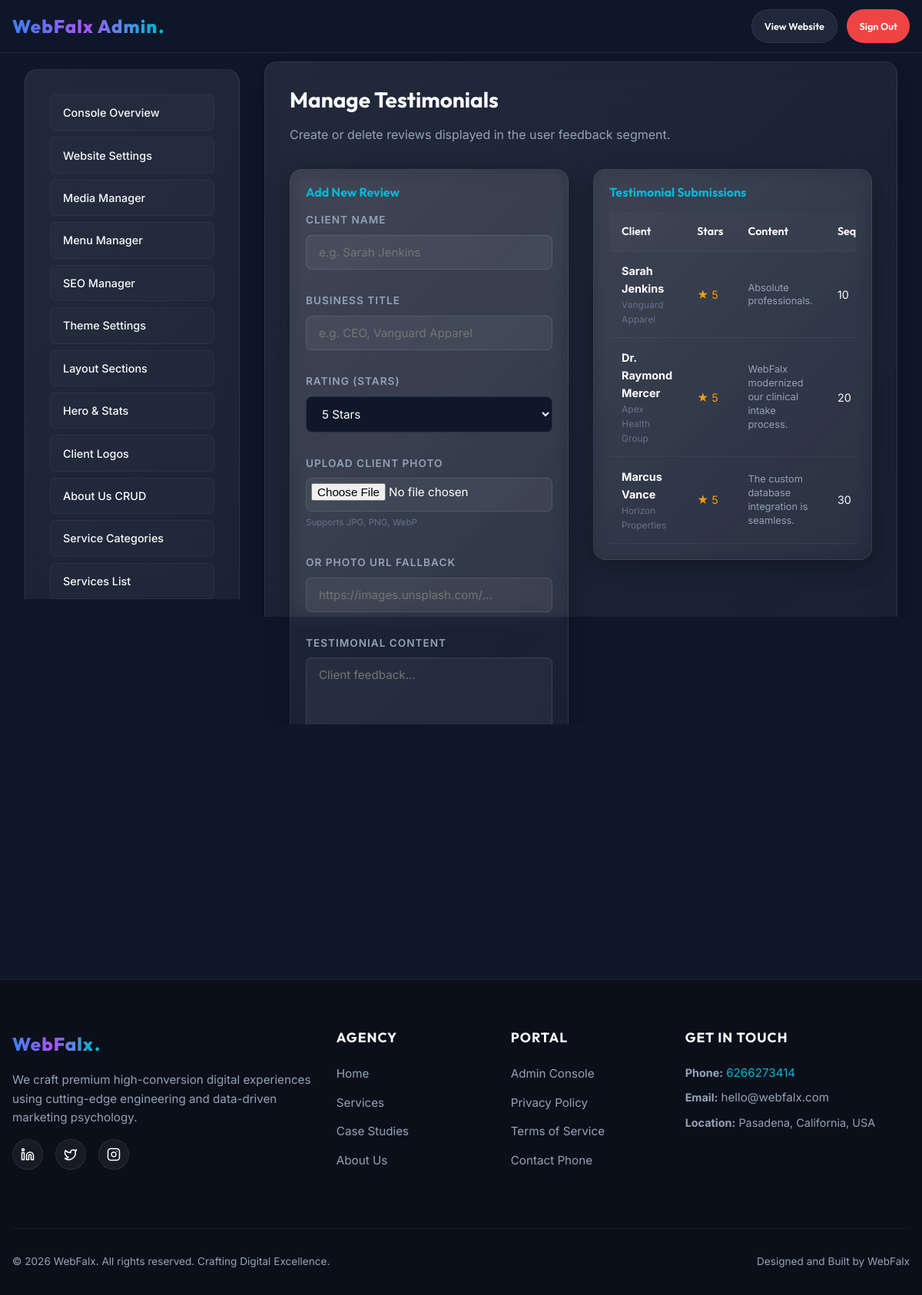
The app's page /admin/manage-testimonials.php (signed in) with its own data.
### tables this page shows
CREATE TABLE `testimonials` (
    `id` INT AUTO_INCREMENT PRIMARY KEY,
    `service_id` INT DEFAULT NULL,
    `project_id` INT DEFAULT NULL,
    `client_name` VARCHAR(100) NOT NULL,
    `client_business` VARCHAR(100) NOT NULL,
    `client_image_url` VARCHAR(255) NOT NULL,
    `rating` INT NOT NULL DEFAULT 5,
    `review` TEXT NOT NULL,
    `is_active` TINYINT(1) NOT NULL DEFAULT 1,
    `display_order` INT NOT NULL DEFAULT 0,
    FOREIGN KEY (`service_id`) REFERENCES `services` (`id`) ON DELETE SET NULL,
    FOREIGN KEY (`project_id`) REFERENCES `portfolio_projects` (`id`) ON DELETE SET NULL
);

CREATE TABLE `site_settings` (
    `id` INT AUTO_INCREMENT PRIMARY KEY,
    `setting_key` VARCHAR(50) NOT NULL UNIQUE,
    `setting_value` TEXT DEFAULT NULL,
    `setting_group` VARCHAR(50) NOT NULL DEFAULT 'general',
    `description` VARCHAR(255) DEFAULT NULL,
    `updated_at` TIMESTAMP DEFAULT CURRENT_TIMESTAMP ON UPDATE CURRENT_TIMESTAMP
);

### includes/functions.php (called while the page is built, shortened)
<?php
require_once __DIR__ . '/config.php';
function esc(?string $html): string {
    return htmlspecialchars($html ?? '', ENT_QUOTES | ENT_SUBSTITUTE, 'UTF-8');
}
function esc_attr(?string $attr): string {
    return htmlspecialchars($attr ?? '', ENT_QUOTES, 'UTF-8');
}
function get_setting(string $key, string $default = ''): string {
    global $db;
    try {
        $stmt = $db->prepare("SELECT setting_value FROM site_settings WHERE setting_key = :key LIMIT 1");
        $stmt->execute(['key' => $key]);
        $row = $stmt->fetch();
        return $row ? $row['setting_value'] : $default;
    } catch (PDOException $e) {
        error_log("Failed to fetch setting '$key': " . $e->getMessage());
        return $default;
    }
}

### admin/manage-testimonials.php (the view, shortened to what this page needs)
<?php
require_once __DIR__ . '/admin_header.php';
$testimonials = [];
if ($db !== null) {
    try {
        $stmt = $db->query("SELECT * FROM testimonials ORDER BY display_order ASC");
        $testimonials = $stmt->fetchAll();
    } catch (PDOException $e) {
        error_log("Failed to fetch testimonials: " . $e->getMessage());
    }
}
?>
<h3 style="margin-bottom: var(--spacing-sm);">Manage Testimonials</h3>
<p style="margin-bottom: var(--spacing-md); color: var(--color-text-secondary-dark);">Create or delete reviews displayed in the user feedback segment.</p>
<div class="grid grid-2" style="gap: var(--spacing-md); align-items: start; grid-template-columns: 1fr 1.5fr;">
    <div class="glass-card" style="padding: 1.25rem;">
        <h4 style="margin-bottom: 1rem; color: var(--color-accent);">Add New Review</h4>
        <form action="" method="POST" enctype="multipart/form-data" style="display: flex; flex-direction: column; gap: 10px;">
            <div class="form-group">
                <label for="client_name">Client Name</label>
                <input type="text" name="client_name" id="client_name" class="form-control" required placeholder="e.g. Sarah Jenkins">
            </div>
            <div class="form-group">
                <label for="client_business">Business Title</label>
                <input type="text" name="client_business" id="client_business" class="form-control" required placeholder="e.g. CEO, Vanguard Apparel">
            </div>
            <div class="form-group">
                <label for="rating">Rating (Stars)</label>
                <select name="rating" id="rating" class="form-control" style="background: var(--color-bg-dark);">
                    <option value="5">5 Stars</option>
                </select>
            </div>
            <div class="form-group">
                <label for="photo_file">Upload Client Photo</label>
                <input type="file" name="photo_file" id="photo_file" class="form-control" style="padding: 6px;">
                <small style="color: var(--color-text-muted-dark); font-size: 0.72rem;">Supports JPG, PNG, WebP</small>
            </div>
            <div class="form-group">
                <label for="client_image_url">Or Photo URL Fallback</label>
                <input type="text" name="client_image_url" id="client_image_url" class="form-control" placeholder="https://images.unsplash.com/...">
            </div>
            <div class="form-group">
                <label for="review">Testimonial Content</label>
                <textarea name="review" id="review" rows="4" class="form-control" required placeholder="Client feedback..."></textarea>
            </div>
            <div class="form-group">
                <label for="display_order">Display Order</label>
                <input type="number" name="display_order" id="display_order" class="form-control" value="10" required>
            </div>
            <button type="submit" class="btn btn-primary" style="margin-top: 10px;">Save Review</button>
        </form>
    </div>
    <div class="glass-card" style="padding: 1.25rem;">
        <h4 style="margin-bottom: 1rem; color: var(--color-accent);">Testimonial Submissions</h4>
        <div class="table-responsive" style="margin-top: 0;">
            <table class="admin-table">
                <thead>
                    <tr>
                        <th>Client</th>
                        <th>Stars</th>
                        <th>Content</th>
                        <th style="width: 60px;">Sequence</th>
                    </tr>
                </thead>
                <tbody>
                    <?php if (empty($testimonials)): ?>
                        <tr>
                            <td colspan="5" style="text-align: center; color: var(--color-text-muted-dark);">No client testimonials added yet.</td>
                        </tr>
                    <?php else: ?>
                        <?php foreach ($testimonials as $t): ?>
                            <tr>
                                <td>
                                    <strong style="color: #ffffff;"><?php echo esc($t['client_name']); ?></strong>
                                    <div style="font-size: 0.75rem; color: var(--color-text-muted-dark);"><?php echo esc($t['client_business']); ?></div>
                                </td>
                                <td><span style="color: var(--color-warning);">&#9733; <?php echo esc($t['rating']); ?></span></td>
                                <td style="font-size: 0.8rem; line-height: 1.4; color: var(--color-text-secondary-dark);">
                                    <?php echo esc(substr($t['review'], 0, 75)) . (strlen($t['review']) > 75 ? '...' : ''); ?>
                                </td>
                                <td><?php echo esc($t['display_order']); ?></td>
                            </tr>
                        <?php endforeach; ?>
                    <?php endif; ?>
                </tbody>
            </table>
        </div>
    </div>
</div>
<?php require_once __DIR__ . '/admin_footer.php'; ?>

### includes/footer.php (shortened to what this page needs)
<?php
require_once __DIR__ . '/functions.php';
?>
    <footer class="main-footer">
        <div class="container">
            <div class="footer-grid">
                <div class="footer-brand">
                    <a href="<?php echo BASE_URL; ?>" class="logo-link" style="margin-bottom: var(--spacing-sm);">
                        <span class="gradient-text"><?php echo esc(APP_NAME); ?></span>
                        <span class="logo-dot">.</span>
                    </a>
                    <p>We craft premium high-conversion digital experiences using cutting-edge engineering and data-driven marketing psychology.</p>
                    <div class="footer-socials">
                        <a href="<?php echo esc_attr(get_setting('social_linkedin', '#')); ?>" target="_blank" rel="noopener" class="social-icon-btn" aria-label="LinkedIn">
                        </a>
                        <a href="<?php echo esc_attr(get_setting('social_twitter', '#')); ?>" target="_blank" rel="noopener" class="social-icon-btn" aria-label="Twitter">
                            <svg width="18" height="18" viewBox="0 0 24 24" fill="none" stroke="#ffffff" stroke-width="2" stroke-linecap="round" stroke-linejoin="round"><path d="M22 4s-.7 2.1-2 3.4c1.6 10-9.4 17.3-18 11.6 2.2.1 4.4-.6 6-2C3 15.5.5 9.6 3 5c2.2 2.6 5.6 4.1 9 4-.9-4.2 4-6.6 7-3.8 1.1 0 3-1.2 3-1.2z"></path></svg>
                        </a>
                        <a href="<?php echo esc_attr(get_setting('social_instagram', '#')); ?>" target="_blank" rel="noopener" class="social-icon-btn" aria-label="Instagram">
                        </a>
                    </div>
                </div>
                <div class="footer-links">
                    <h4>Agency</h4>
                    <ul>
                        <li><a href="<?php echo BASE_URL; ?>">Home</a></li>
                        <li><a href="<?php echo BASE_URL; ?>#services">Services</a></li>
                        <li><a href="<?php echo BASE_URL; ?>#work">Case Studies</a></li>
                        <li><a href="<?php echo BASE_URL; ?>#about">About Us</a></li>
                    </ul>
                </div>
                <div class="footer-links">
                    <h4>Portal</h4>
                    <ul>
                        <li><a href="<?php echo BASE_URL; ?>admin/dashboard.php">Admin Console</a></li>
                        <li><a href="<?php echo BASE_URL; ?>#privacy">Privacy Policy</a></li>
                        <li><a href="<?php echo BASE_URL; ?>#terms">Terms of Service</a></li>
                        <li><a href="tel:<?php echo esc_attr(APP_PHONE); ?>">Contact Phone</a></li>
                    </ul>
                </div>
                <div class="footer-links">
                    <h4>Get In Touch</h4>
                    <p style="font-size: 0.9rem; margin-bottom: 0.5rem; color: var(--color-text-secondary-dark);">
                        <strong>Phone:</strong> <a href="tel:<?php echo esc_attr(APP_PHONE); ?>" style="color: var(--color-accent);"><?php echo esc(APP_PHONE); ?></a>
                    </p>
                    <p style="font-size: 0.9rem; margin-bottom: 0.5rem; color: var(--color-text-secondary-dark);">
                        <strong>Email:</strong> <a href="mailto:<?php echo esc_attr(get_setting('contact_email', 'hello@webfalx.com')); ?>"><?php echo esc(get_setting('contact_email', 'hello@webfalx.com')); ?></a>
                    </p>
                    <p style="font-size: 0.9rem; color: var(--color-text-secondary-dark);">
                        <strong>Location:</strong> <?php echo esc(get_setting('contact_address', 'California, USA')); ?>
                    </p>
                </div>
            </div>
            <div class="footer-bottom">
                <p>&copy; <?php echo date('Y'); ?> <?php echo esc(APP_NAME); ?>. All rights reserved. Crafting Digital Excellence.</p>
                <p>Designed and Built by <?php echo esc(APP_NAME); ?></p>
            </div>
        </div>
    </footer>
</body>
</html>

### assets/css/style.css (style rules this page uses)
*, *::before, *::after { box-sizing: border-box; margin: 0; padding: 0; }
html { scroll-behavior: smooth; font-size: 16px; height: 100%; overflow-x: hidden; }
body { font-family: var(--font-body); background-color: var(--color-bg-dark); color: var(--color-text-primary-dark); line-height: 1.6; overflow-x: hidden; -webkit-font-smoothing: antialiased; min-height: 100%; position: relative; }
h1, h2, h3, h4, h5, h6 { font-family: var(--font-heading); font-weight: 700; line-height: 1.2; color: var(--color-text-primary-dark); }
h3 { font-size: 1.75rem; }
p { color: var(--color-text-secondary-dark); }
a { color: inherit; text-decoration: none; transition: color var(--transition-fast); }
.gradient-text { background: var(--gradient-text); -webkit-background-clip: text; -webkit-text-fill-color: transparent; display: inline-block; }
.container { width: 100%; max-width: 1200px; margin: 0 auto; padding: 0 var(--spacing-sm); }
.grid { display: grid; }
.grid-2 { grid-template-columns: repeat(2, 1fr); gap: var(--spacing-md); }
.glass-card { background: var(--gradient-glass); backdrop-filter: blur(12px); -webkit-backdrop-filter: blur(12px); border: var(--border-glass); border-radius: var(--radius-md); padding: var(--spacing-md); box-shadow: var(--shadow-glass); transition: transform var(--transition-medium), border-color var(--transition-medium), box-shadow var(--transition-medium); }
.btn { display: inline-flex; align-items: center; justify-content: center; padding: 0.85rem 2rem; font-family: var(--font-heading); font-weight: 600; font-size: 0.95rem; border-radius: var(--radius-full); cursor: pointer; transition: transform var(--transition-fast), box-shadow var(--transition-fast), background var(--transition-fast); border: none; outline: none; position: relative; overflow: hidden; min-height: 44px; }
.btn-primary { background: var(--gradient-hero); color: #ffffff; box-shadow: 0 4px 20px rgba(37, 99, 235, 0.4); }
.form-group { margin-bottom: 1.25rem; text-align: left; }
.form-group label { display: block; font-size: 0.85rem; font-weight: 600; color: var(--color-text-secondary-dark); margin-bottom: 0.5rem; text-transform: uppercase; letter-spacing: 1px; }
.form-control { width: 100%; background: rgba(255, 255, 255, 0.05); border: 1px solid rgba(255, 255, 255, 0.1); border-radius: var(--radius-sm); padding: 0.75rem 1rem; color: #ffffff; font-family: var(--font-body); font-size: 0.95rem; outline: none; transition: border-color var(--transition-fast), background var(--transition-fast); min-height: 44px; }
.logo-link { font-family: var(--font-heading); font-size: 1.5rem; font-weight: 800; letter-spacing: 1px; display: flex; align-items: center; }
.logo-dot { color: var(--color-accent); margin-left: 1px; }
.main-footer { border-top: var(--border-glass); background: #0b0f19; padding: var(--spacing-lg) 0 var(--spacing-md) 0; position: relative; overflow: hidden; }
.footer-grid { display: grid; grid-template-columns: 2fr 1fr 1fr 1.5fr; gap: var(--spacing-md); margin-bottom: var(--spacing-lg); }
.footer-brand p { margin: var(--spacing-sm) 0; font-size: 0.95rem; }
.footer-socials { display: flex; gap: var(--spacing-sm); margin-top: var(--spacing-sm); }
.social-icon-btn { width: 40px; height: 40px; border-radius: 50%; background: rgba(255, 255, 255, 0.05); border: var(--border-glass); display: flex; align-items: center; justify-content: center; transition: background var(--transition-fast), transform var(--transition-fast); }
.footer-links h4 { margin-bottom: 1.5rem; font-size: 1.1rem; text-transform: uppercase; letter-spacing: 1px; }
.footer-links ul { list-style: none; }
.footer-links li { margin-bottom: 0.75rem; }
.footer-links a { color: var(--color-text-secondary-dark); font-size: 0.95rem; }
.footer-bottom { border-top: 1px solid rgba(255, 255, 255, 0.05); padding-top: var(--spacing-md); display: flex; justify-content: space-between; align-items: center; color: var(--color-text-muted-dark); font-size: 0.85rem; }
.grid-2, .grid-3, .grid-4, .portfolio-grid, .testimonial-track, .timeline-track { grid-template-columns: 1fr !important; gap: var(--spacing-sm); }
.glass-card { max-width: 100%; overflow-x: auto; }
@media (min-width: 600px) { .grid-2 { grid-template-columns: repeat(2, 1fr) !important; } }

### records on screen
testimonials: client_name "Sarah Jenkins", client_business "Vanguard Apparel", rating "5", review "Absolute professionals.", display_order "10"
testimonials: client_name "Dr. Raymond Mercer", client_business "Apex Health Group", rating "5", review "WebFalx modernized our clinical intake process.", display_order "20"
testimonials: client_name "Marcus Vance", client_business "Horizon Properties", rating "5", review "The custom database integration is seamless.", display_order "30"
site_settings: setting_value "hello@webfalx.com"
site_settings: setting_value "Pasadena, California, USA"

### other values on screen
APP_NAME "WebFalx"
APP_PHONE "6266273414"
